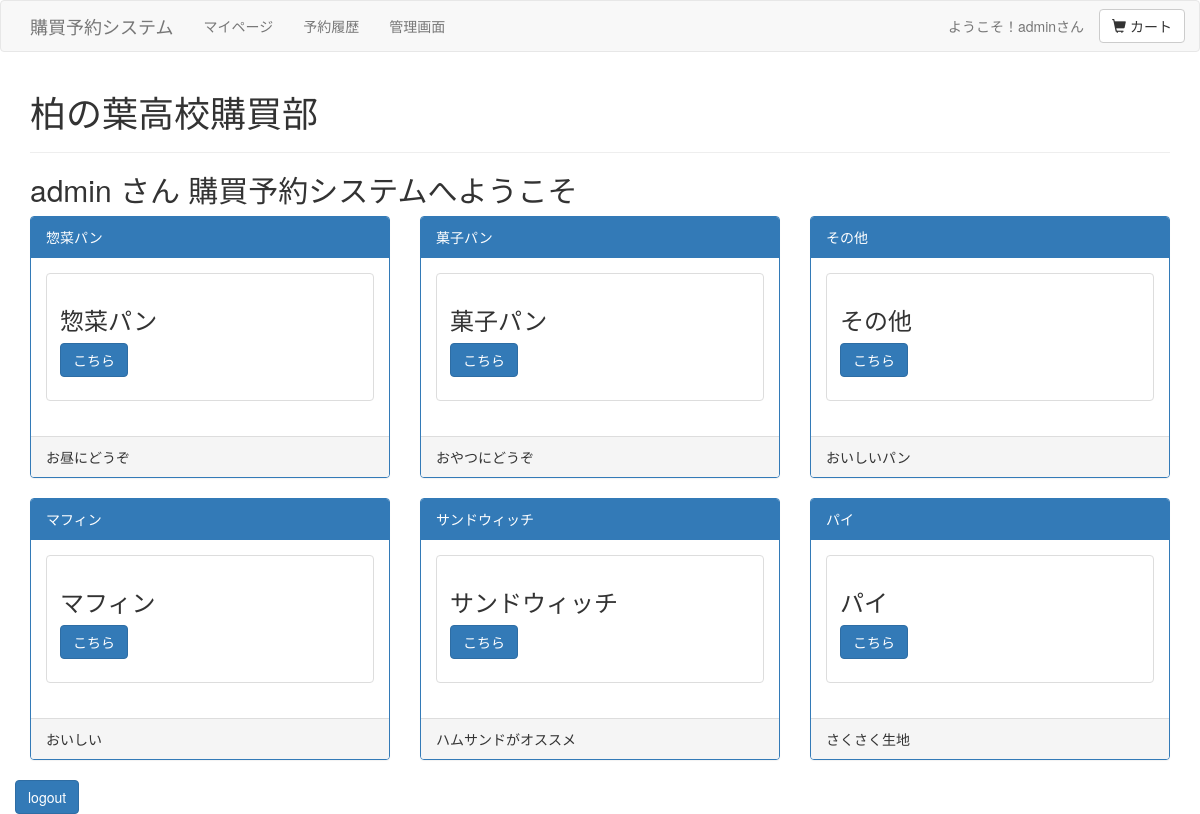
Screenshot of /mypage/mypage.php (signed in) with the database file from the repository.
### tables this page shows
CREATE TABLE IF NOT EXISTS `category` (
  `id` int(255) NOT NULL AUTO_INCREMENT,
  `name` varchar(255) NOT NULL,
  `comment` varchar(255) NOT NULL,
  PRIMARY KEY (`id`),
  UNIQUE KEY `id` (`id`),
  KEY `id_2` (`id`)
);

### mypage/mypage.php (the view, shortened to what this page needs)
<?php
  require("../head.php");
  require("../connect_db.php");
?>
<body>
  <div class="container">
  <h1>柏の葉高校購買部</h1>
  <hr>
  <h2> <?php echo $_SESSION['sid']; ?> さん 購買予約システムへようこそ</h2>
  <?php
    $result = mysqli_query($link,'SELECT * FROM category');
    echo "<div class=\"row\">";
    while ($row = mysqli_fetch_assoc($result)){
      $name = $row['name'];
      $comment = $row['comment'];
      $id = $row['id'];
    	CategoryCard("$name","$comment","$id");
    }
  ?>
  <a href="login.php?err=logout" class="btn btn-primary" role="button">logout</a>
  </div>
  </div>
</body>
</html>
<?php
function CategoryCard($name,$comment,$id){
  echo <<<EOM
	<div class="col-md-4">
  <div class="panel panel-primary">
    <div class="panel-heading">$name</div>
    <div class="panel-body">
    <div class="thumbnail">
			<div class="caption">
        <h3>$name</h3>
        <p></p>
        <p><a href="products_list.php?cat=$id" class="btn btn-primary" role="button">こちら</a></p>
      </div>
    </div>
    </div>
    <div class="panel-footer">$comment</div>
	</div>
  </div>
EOM;
}
?>

### rows the page displays
category: name "惣菜パン", comment "お昼にどうぞ"
category: name "菓子パン", comment "おやつにどうぞ"
category: name "その他", comment "おいしいパン"
category: name "マフィン", comment "おいしい"
category: name "サンドウィッチ", comment "ハムサンドがオススメ"
category: name "パイ", comment "さくさく生地"

### other values shown
$_SESSION['sid'] "admin"
